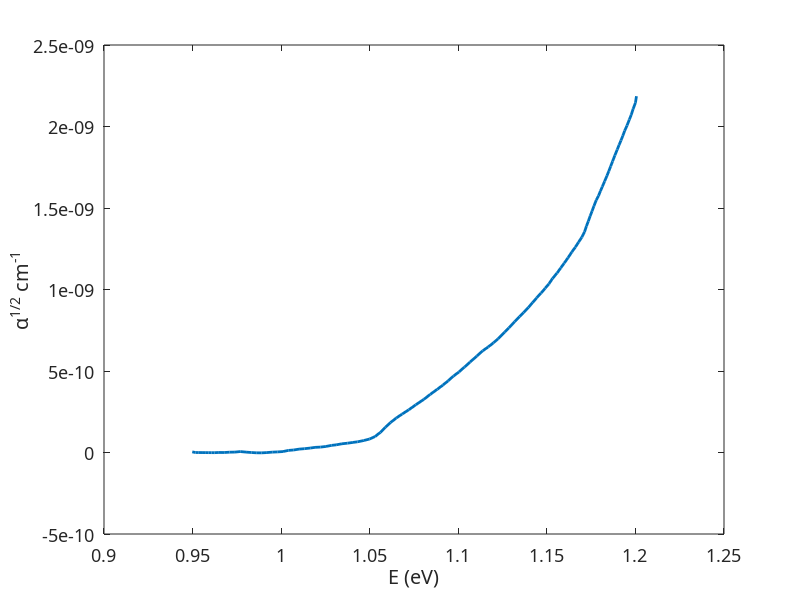

Here is the MATLAB script that generated this plot: (Note: this script raises an error after producing the figure.)
clc; clear all;close all;
format long;
set(0,'DefaultAxesFontName', 'Latex');
set(0,'DefaultAxesFontSize', 13);


% physical constants
q       = 1.6e-19;
m0      = 9.11e-31;
h       = 6.626e-34;
hcut    = h/(2*pi);
eps0    = 8.854e-12;
c       = 3e8;
kB      = 1.38e-23;

%% Task 2(a)
% At 300K
data = importdata('Si_paper.txt');
E = data(:,1); %eV
Energy=E*q; % J
alpha_paper=data(:,2); %(cm-eV)^-1/2
alpha_p=alpha_paper.*sqrt(q); %(cm-J)^-1/2
T=291;

figure(6);
plot(Energy/q,alpha_p,'Linewidth', 2); %ev vs %(cm-J)^-1/2
xlabel ('E (eV)');
ylabel('\alpha^{1/2} cm^{-1}');
title(sprintf("Energy-dependent \\alpha^{1/2} for %s",string));
subtitle("Due to phonon emission/absorption");
grid on;
legend('Box','off');

string = "Si";
data_Si();
Eg_V    = @(T) (Eg0 - A*T^2/(B + T))*q; %Vashni's law
Ep      = 0.03*q;     % Typical phonon energy 20-30meV
EgT = Eg_V(T);


constant=(alpha_p.^2)./((Energy>EgT-Ep).*(Energy - EgT + Ep).^2./(exp(Ep./(kB*T)) - 1) ...
            + (Energy>EgT+Ep).*(Energy - EgT - Ep).^2./(1 - exp(-Ep./(kB*T))));

figure(1)
plot(E, constant,'Linewidth', 2)
xlabel ('h\nu (eV)');
ylabel('k');
xlim([0.8,1.2]);
hold on 
grid on
title('Constant k VS Energy of Si');

ConstantK=3e22;

%% match data
string = "Si";
data_Si();


Eg_V    = @(T) (Eg0 - A*T^2/(B + T))*q; %Vashni's law
Ep      = 0.03 * q;     % Typical phonon energy 20-30meV


% Task 3: Indirect bandgap
Ts      = [291, 350, 415];     
EnergyL       = linspace(Eg-0.2*q,Eg+0.2*q,1000);

% Direct Allowed transition
figure(2);
for T = Ts
    EgT = Eg_V(T); %From Vashni's law
    alpha_corrected   = ConstantK*((EnergyL>EgT-Ep).*(EnergyL - EgT + Ep).^2./(exp(Ep./(kB*T)) - 1) ...
            + (EnergyL>EgT+Ep).*(EnergyL - EgT - Ep).^2./(1 - exp(-Ep./(kB*T)))); 

%     alpha=alpha.*(1.277e41);


    plot(EnergyL/q, sqrt(alpha_corrected),'Linewidth', 2,...
        'DisplayName',sprintf('T = %d K',T));
    hold on;
end
xlabel ('E (eV)');
ylabel('\alpha^{1/2} cm^{-1}');
title(sprintf("Energy-dependent \\alpha^{1/2} for %s",string));
subtitle("Due to phonon emission/absorption");
xlim([Eg/q-0.1,Eg/q+0.2]);
grid on;
legend('Box','off');

T=291;
EgT = Eg_V(T); %From Vashni's law
    alpha_corrected   = ConstantK*((EnergyL>EgT-Ep).*(EnergyL - EgT + Ep).^2./(exp(Ep./(kB*T)) - 1) ...
            + (EnergyL>EgT+Ep).*(EnergyL - EgT - Ep).^2./(1 - exp(-Ep./(kB*T))));

figure(3);
plot(EnergyL/q, sqrt(alpha_corrected),Energy/q,alpha_p,'Linewidth', 2);
xlabel ('E (eV)');
ylabel('\alpha^{1/2} cm^{-1}');
title(sprintf("Energy-dependent \\alpha^{1/2} for %s",string));
subtitle("Due to phonon emission/absorption");
xlim([Eg/q-0.2,Eg/q+0.1]);
grid on;
legend('Box','off');



%% Load data
string = "Si";
data_Si();


Eg_V    = @(T) (Eg0 - A*T^2/(B + T))*q; %Vashni's law
Ep      = 0.03 * q;     % Typical phonon energy 20-30meV


% Task 3: Indirect bandgap
Ts      = [291, 350, 415];     
EnergyL       = linspace(Eg-0.1*q,Eg+0.2*q,1000);

% Direct Allowed transition
figure(4);
for T = Ts
    EgT = Eg_V(T); %From Vashni's law
    alpha   = (EnergyL>EgT-Ep).*(EnergyL - EgT + Ep).^2./(exp(Ep./(kB*T)) - 1) ...
            + (EnergyL>EgT+Ep).*(EnergyL - EgT - Ep).^2./(1 - exp(-Ep./(kB*T))); 

%     alpha=alpha.*(1.277e41);


    plot(EnergyL/q, sqrt(alpha),'Linewidth', 2,...
        'DisplayName',sprintf('T = %d K',T));
    hold on;
end
xlabel ('E (eV)');
ylabel('\alpha^{1/2} cm^{-1}');
title(sprintf("Energy-dependent \\alpha^{1/2} for %s",string));
subtitle("Due to phonon emission/absorption");
xlim([Eg/q-0.1,Eg/q+0.2]);
grid on;
legend('Box','off');
